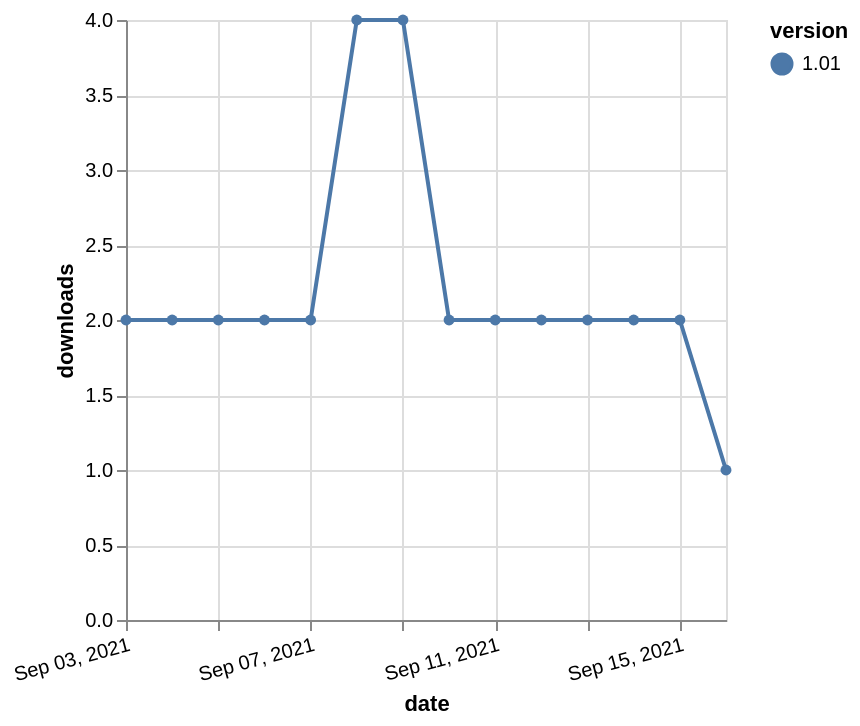

This figure's Vega-Lite source:
### Vega-Lite specification from a JSON file in a GitHub repository (floating-point values rounded to 4 significant figures)
{"$schema": "https://vega.github.io/schema/vega-lite/v5.json", "description": "A simple bar chart with embedded data.", "data": {"values": [{"date": "2021-09-03", "total": 2200, "delta": 2, "version": "1.01"}, {"date": "2021-09-04", "total": 2202, "delta": 2, "version": "1.01"}, {"date": "2021-09-05", "total": 2204, "delta": 2, "version": "1.01"}, {"date": "2021-09-06", "total": 2206, "delta": 2, "version": "1.01"}, {"date": "2021-09-07", "total": 2208, "delta": 2, "version": "1.01"}, {"date": "2021-09-08", "total": 2212, "delta": 4, "version": "1.01"}, {"date": "2021-09-09", "total": 2216, "delta": 4, "version": "1.01"}, {"date": "2021-09-10", "total": 2218, "delta": 2, "version": "1.01"}, {"date": "2021-09-11", "total": 2220, "delta": 2, "version": "1.01"}, {"date": "2021-09-12", "total": 2222, "delta": 2, "version": "1.01"}, {"date": "2021-09-13", "total": 2224, "delta": 2, "version": "1.01"}, {"date": "2021-09-14", "total": 2226, "delta": 2, "version": "1.01"}, {"date": "2021-09-15", "total": 2228, "delta": 2, "version": "1.01"}, {"date": "2021-09-16", "total": 2229, "delta": 1, "version": "1.01"}]}, "width": "container", "mark": {"type": "line", "point": {"filled": true}}, "encoding": {"x": {"field": "date", "type": "temporal", "timeUnit": "yearmonthdate", "title": "date", "axis": {"labelAngle": -15}}, "y": {"field": "delta", "type": "quantitative", "title": "downloads"}, "color": {"field": "version", "type": "nominal"}, "tooltip": {"field": "delta"}}}
